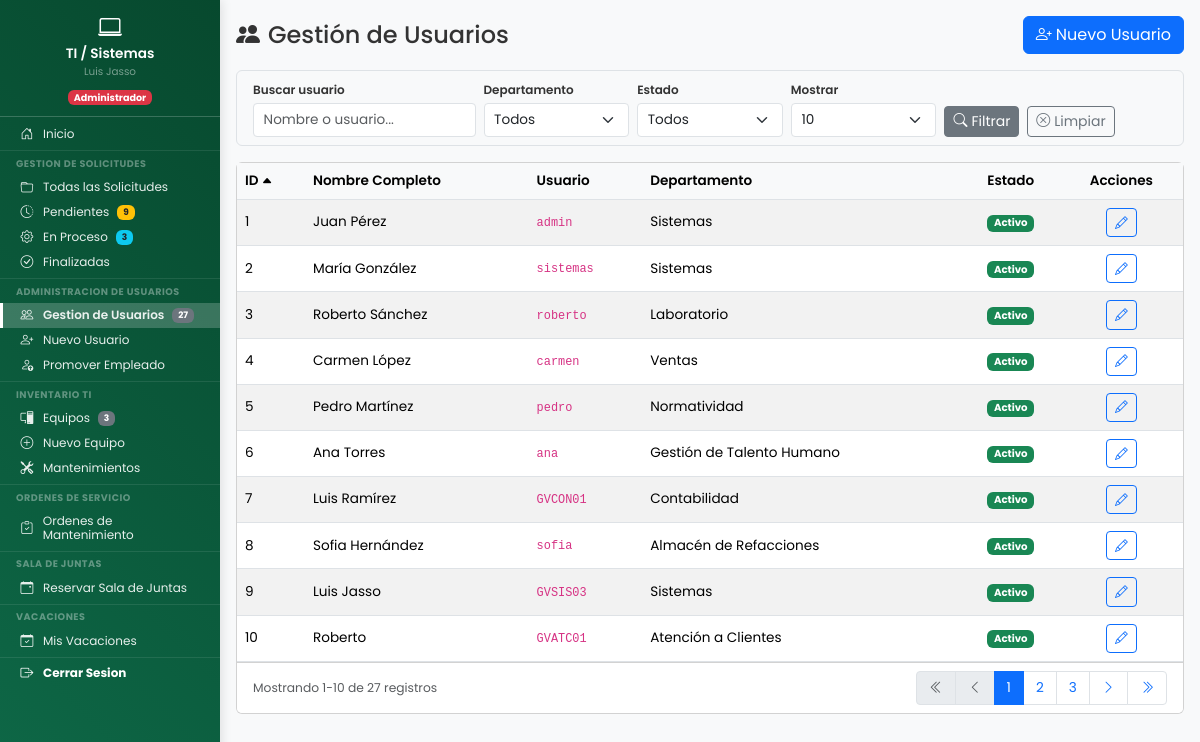
Page /dashboard/sistemas/gestion_usuarios/dashboard_usuarios.php (signed in) on the earlier database version.
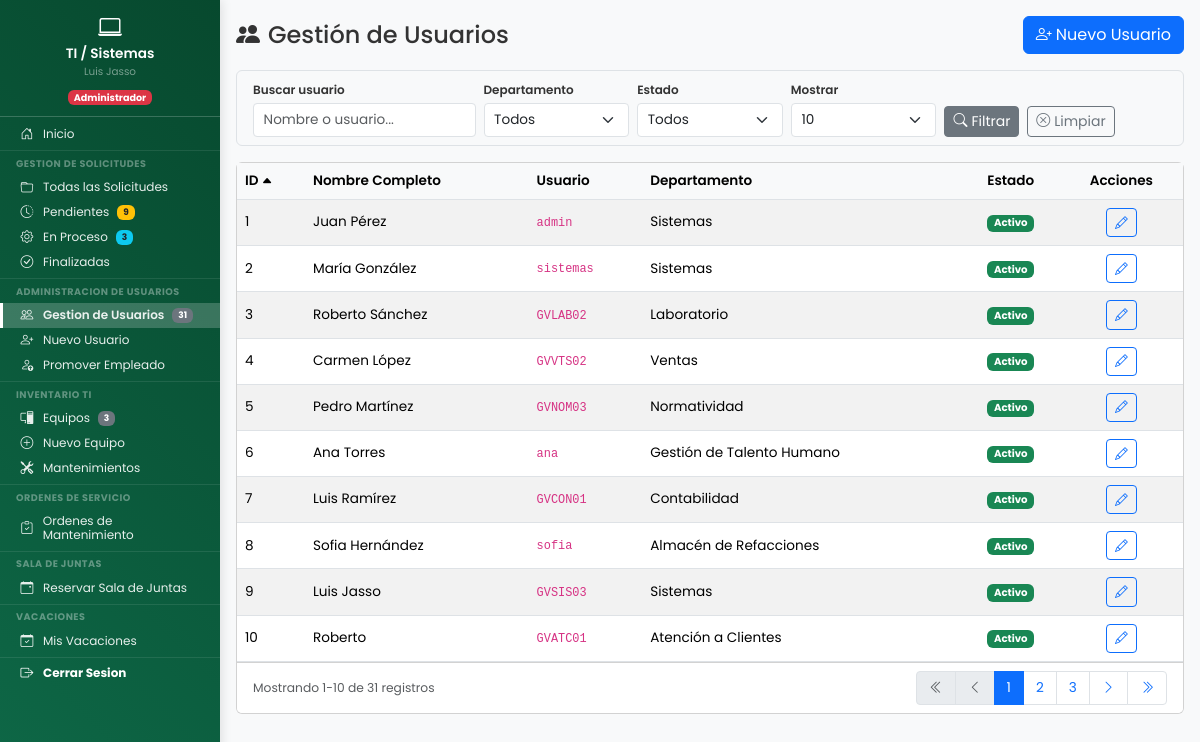
Same page on the later database version.
### tables this page shows
CREATE TABLE `usuarios` (
  `id` int(11) NOT NULL,
  `nombre_completo` varchar(150) NOT NULL,
  `no_nomina` varchar(20) DEFAULT NULL COMMENT 'Número de nómina del empleado',
  `puesto` varchar(100) DEFAULT NULL COMMENT 'Puesto del empleado',
  `fecha_ingreso` date DEFAULT NULL COMMENT 'Fecha de ingreso a la empresa',
  `periodo_pago` enum('quincenal','semanal') DEFAULT NULL COMMENT 'Periodo de pago del empleado',
  `empresa` enum('resimex','carganova') DEFAULT NULL COMMENT 'Empresa del empleado',
  `jornada` enum('lunes_viernes','lunes_sabado') DEFAULT 'lunes_sabado' COMMENT 'Tipo de jornada laboral',
  `usuario` varchar(50) NOT NULL,
  `password` varchar(255) NOT NULL,
  `departamento` varchar(100) NOT NULL,
  `departamento_id` int(11) DEFAULT NULL,
  `es_colaborativo` tinyint(1) NOT NULL DEFAULT 0,
  `activo` tinyint(1) NOT NULL DEFAULT 1,
  `es_admin_area` tinyint(1) DEFAULT 0 COMMENT 'Rol Administrativo/Jefe de área para Vacaciones (1=Sí, 0=No)',
  `fecha_registro` datetime NOT NULL DEFAULT current_timestamp(),
  `ultimo_acceso` datetime DEFAULT NULL,
  `created_by` int(11) DEFAULT NULL COMMENT 'ID del usuario que creó este registro',
  `updated_at` datetime DEFAULT NULL COMMENT 'Fecha y hora de última actualización',
  `updated_by` int(11) DEFAULT NULL COMMENT 'ID del usuario que realizó la última actualización'
);

CREATE TABLE `departamentos` (
  `id` int(11) NOT NULL,
  `codigo` varchar(50) NOT NULL COMMENT 'Código único (ej: mantenimiento, sistemas)',
  `nombre` varchar(100) NOT NULL COMMENT 'Nombre completo para mostrar',
  `activo` tinyint(1) DEFAULT 1,
  `fecha_creacion` timestamp NOT NULL DEFAULT current_timestamp()
);

### dashboard/sistemas/gestion_usuarios/dashboard_usuarios.php (the view, shortened to what the changed rows need)
<?php
$pdo = conectarDB();
$registros_por_pagina = isset($_GET['por_pagina']) ? (int)$_GET['por_pagina'] : 10;
$pagina_actual = isset($_GET['pagina']) ? (int)$_GET['pagina'] : 1;
$orden = isset($_GET['orden']) ? $_GET['orden'] : 'id';
$direccion = isset($_GET['dir']) ? $_GET['dir'] : 'ASC';
$registros_por_pagina = in_array($registros_por_pagina, [10, 25, 50]) ? $registros_por_pagina : 10;
$pagina_actual = max(1, $pagina_actual);
$orden = in_array($orden, ['id', 'nombre_completo', 'usuario', 'departamento']) ? $orden : 'id';
$direccion = in_array(strtoupper($direccion), ['ASC', 'DESC']) ? strtoupper($direccion) : 'ASC';
$offset = ($pagina_actual - 1) * $registros_por_pagina;
$where_conditions = [];
$params = [];
$where_sql = !empty($where_conditions) ? 'WHERE ' . implode(' AND ', $where_conditions) : '';
$sql_count = "SELECT COUNT(*) as total FROM usuarios u $where_sql";
$stmt_count = $pdo->prepare($sql_count);
$stmt_count->execute($params);
$total_registros = $stmt_count->fetch(PDO::FETCH_ASSOC)['total'];
$total_paginas = ceil($total_registros / $registros_por_pagina);
$sql = "SELECT
            u.id,
            u.nombre_completo,
            u.usuario,
            u.departamento,
            d.nombre AS departamento_nombre,
            u.activo,
            u.fecha_registro,
            u.ultimo_acceso
        FROM usuarios u
        LEFT JOIN departamentos d ON u.departamento_id = d.id
        $where_sql
        ORDER BY u.$orden $direccion
        LIMIT :limit OFFSET :offset";
$stmt = $pdo->prepare($sql);
$stmt->bindValue(':limit', $registros_por_pagina, PDO::PARAM_INT);
$stmt->bindValue(':offset', $offset, PDO::PARAM_INT);
$stmt->execute();
$usuarios = $stmt->fetchAll(PDO::FETCH_ASSOC);
function buildUrl($params_override = []) {
    $params = array_merge($_GET, $params_override);
    return '?' . http_build_query($params);
}
?>
<!DOCTYPE html>
<html lang="es">
<head>
    <link href="https://cdn.jsdelivr.net/npm/bootstrap@5.3.2/dist/css/bootstrap.min.css" rel="stylesheet">
    <link rel="stylesheet" href="https://cdn.jsdelivr.net/npm/bootstrap-icons@1.11.1/font/bootstrap-icons.css">
    <link rel="stylesheet" href="<?php echo URL_BASE; ?>assets/css/dashboard.css">
    <link rel="stylesheet" href="<?php echo URL_BASE; ?>assets/css/formularios.css">
    <link rel="stylesheet" href="<?php echo URL_BASE; ?>assets/css/base/variables.css">
    <link rel="stylesheet" href="<?php echo URL_BASE; ?>assets/css/components/sidebar.css">
    <link rel="stylesheet" href="<?php echo URL_BASE; ?>assets/css/components/hamburger.css">
    <link rel="stylesheet" href="<?php echo URL_BASE; ?>assets/css/layouts/dashboard-layout.css">
    <link rel="stylesheet" href="<?php echo URL_BASE; ?>assets/css/utilities/responsive.css">
</head>
<body>
    <div class="dashboard-container">
        <?php include __DIR__ . '/../../../includes/sidebar/sidebar_ti.php'; ?>
        <main class="main-content">
            <div class="content-wrapper">
                <div class="card">
                    <div class="card-body p-0">
                        <div class="table-responsive">
                            <table class="table table-hover table-striped mb-0">
                                <thead>
                                    <tr>
                                        <?php
                                        $columnas = [
                                            'id' => 'ID',
                                            'nombre_completo' => 'Nombre Completo',
                                            'usuario' => 'Usuario',
                                            'departamento' => 'Departamento'
                                        ];
                                        foreach ($columnas as $col => $label):
                                            $nueva_dir = ($orden === $col && $direccion === 'ASC') ? 'DESC' : 'ASC';
                                            $icono = '';
                                            if ($orden === $col) {
                                                $icono = $direccion === 'ASC' ? '<i class="bi bi-caret-up-fill sort-icon"></i>' : '<i class="bi bi-caret-down-fill sort-icon"></i>';
                                            }
                                        ?>
                                            <th class="th-sortable" onclick="window.location='<?php echo buildUrl(['orden' => $col, 'dir' => $nueva_dir, 'pagina' => 1]); ?>'">
                                                <?php echo $label . $icono; ?>
                                            </th>
                                        <?php endforeach; ?>
                                        <th class="text-center">Estado</th>
                                        <th class="text-center">Acciones</th>
                                    </tr>
                                </thead>
                                <tbody>
                                    <?php if (count($usuarios) > 0): ?>
                                        <?php foreach ($usuarios as $usuario): ?>
                                            <tr>
                                                <td><?php echo $usuario['id']; ?></td>
                                                <td><?php echo htmlspecialchars($usuario['nombre_completo']); ?></td>
                                                <td><code><?php echo htmlspecialchars($usuario['usuario']); ?></code></td>
                                                <td><?php echo htmlspecialchars($usuario['departamento_nombre'] ?? $usuario['departamento']); ?></td>
                                                <td class="text-center">
                                                    <?php if ($usuario['activo']): ?>
                                                        <span class="badge badge-activo">Activo</span>
                                                    <?php else: ?>
                                                        <span class="badge badge-inactivo">Inactivo</span>
                                                    <?php endif; ?>
                                                </td>
                                                <td class="text-center">
                                                    <a href="<?php echo URL_BASE; ?>dashboard/sistemas/gestion_usuarios/editar_usuario.php?id=<?php echo $usuario['id']; ?>"
                                                       class="btn btn-sm btn-outline-primary btn-accion" title="Editar">
                                                        <i class="bi bi-pencil"></i>
                                                    </a>
                                                </td>
                                            </tr>
                                        <?php endforeach; ?>
                                    <?php endif; ?>
                                </tbody>
                            </table>
                        </div>
                    </div>
                    <?php if ($total_paginas > 1): ?>
                        <div class="card-footer bg-white">
                            <div class="d-flex justify-content-between align-items-center">
                                <small class="text-muted">
                                    Mostrando <?php echo $offset + 1; ?>-<?php echo min($offset + $registros_por_pagina, $total_registros); ?>
                                    de <?php echo $total_registros; ?> registros
                                </small>
                                <nav>
                                    <ul class="pagination pagination-sm mb-0">
                                        <li class="page-item <?php echo $pagina_actual <= 1 ? 'disabled' : ''; ?>">
                                            <a class="page-link" href="<?php echo buildUrl(['pagina' => 1]); ?>">
                                                <i class="bi bi-chevron-double-left"></i>
                                            </a>
                                        </li>
                                        <li class="page-item <?php echo $pagina_actual <= 1 ? 'disabled' : ''; ?>">
                                            <a class="page-link" href="<?php echo buildUrl(['pagina' => $pagina_actual - 1]); ?>">
                                                <i class="bi bi-chevron-left"></i>
                                            </a>
                                        </li>
                                        <?php
                                        $rango = 2;
                                        $inicio = max(1, $pagina_actual - $rango);
                                        $fin = min($total_paginas, $pagina_actual + $rango);
                                        for ($i = $inicio; $i <= $fin; $i++):
                                        ?>
                                            <li class="page-item <?php echo $i == $pagina_actual ? 'active' : ''; ?>">
                                                <a class="page-link" href="<?php echo buildUrl(['pagina' => $i]); ?>"><?php echo $i; ?></a>
                                            </li>
                                        <?php endfor; ?>
                                        <li class="page-item <?php echo $pagina_actual >= $total_paginas ? 'disabled' : ''; ?>">
                                            <a class="page-link" href="<?php echo buildUrl(['pagina' => $pagina_actual + 1]); ?>">
                                                <i class="bi bi-chevron-right"></i>
                                            </a>
                                        </li>
                                        <li class="page-item <?php echo $pagina_actual >= $total_paginas ? 'disabled' : ''; ?>">
                                            <a class="page-link" href="<?php echo buildUrl(['pagina' => $total_paginas]); ?>">
                                                <i class="bi bi-chevron-double-right"></i>
                                            </a>
                                        </li>
                                    </ul>
                                </nav>
                            </div>
                        </div>
                    <?php endif; ?>
                </div>
            </div>
        </main>
    </div>
</body>
</html>

### includes/sidebar/sidebar_ti.php (shortened to what the changed rows need)
<?php
$current_page = basename($_SERVER['PHP_SELF']);
try {
    $stmt_usuarios = $pdo->query("SELECT COUNT(*) as total FROM usuarios");
    $total_usuarios = $stmt_usuarios->fetch(PDO::FETCH_ASSOC)['total'] ?? 0;
} catch (Exception $e) {
    $stats_sidebar = ['pendientes' => 0, 'en_proceso' => 0]; $ordenes_pendientes_validar = 0; $total_usuarios = 0; $total_equipos = 0; $mant_pendientes = 0;
}
?>
<aside class="sidebar" id="sidebar">
    <nav class="sidebar-nav">
        <ul class="nav flex-column">
            <li class="nav-item">
                <a class="nav-link <?php echo $current_page == 'dashboard_usuarios.php' ? 'active' : ''; ?>" href="<?php echo URL_BASE; ?>dashboard/sistemas/gestion_usuarios/dashboard_usuarios.php">
                    <i class="bi bi-people"></i> Gestion de Usuarios
                    <?php if ($total_usuarios > 0): ?>
                    <span class="badge bg-secondary ms-2"><?php echo $total_usuarios; ?></span>
                    <?php endif; ?>
                </a>
            </li>
        </ul>
    </nav>
</aside>

Differences in the rows shown:
changed usuarios "Roberto Sánchez": usuario "roberto" → "GVLAB02"
changed usuarios "Carmen López": usuario "carmen" → "GVVTS02"
changed usuarios "Pedro Martínez": usuario "pedro" → "GVNOM03"
Other differences:
$total_usuarios: "27" → "31"
$total_registros: "27" → "31"
